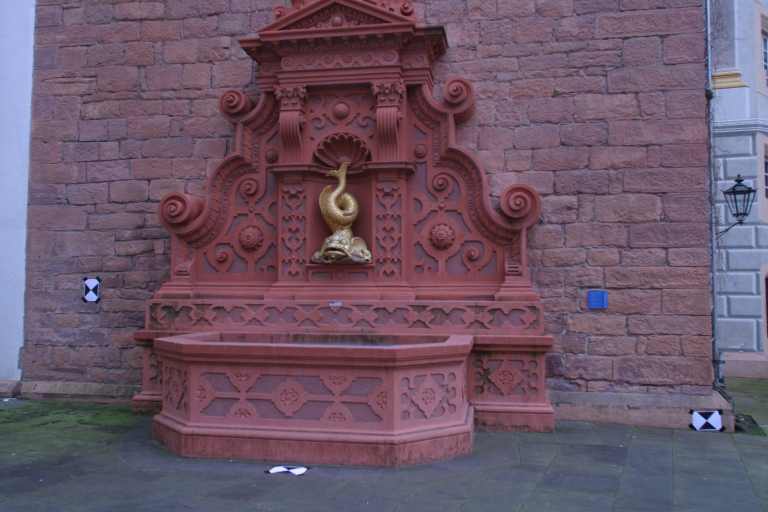
#> input picture exercise6/data/0001.jpg, 1536 x 1024 px (shown at 1/2 size)
$ python runner.py
#> lines starting #> are read from the running program, lines starting #| are printed output that depends on the picture
### tools/algo/eight_point.py
import numpy as np
import cv2
import math
from matplotlib import pyplot as plt
from numpy.core.numeric import full

class EightPoint:
    # [6 lines left out: function __init__, not called in this run]

    @staticmethod
    def fundamental_eight_point(p1, p2, compute_costs=False):
        """
        The 8-point algorithm for the estimation of the fundamental matrix, F, with a posteriori enforcement of the singularity constraint, det(F) = 0. Does not include data normalization.

        Reference: "Multiple View Geometry" (Hartley & Zisserman, 2000), Section 10.1, page 262.

        Input: Point correspondences
        p1(N,3): homogeneous coordinates of 2D points in image 1
        p2(N,3): homogeneous coordinates of 2D points in image 2

        Output:
        F(3,3): fundamental matrix
        """
        num_points = p1.shape[0]
        if p1.shape[1] != 3 or p2.shape[1] != 3:
            assert "Must provide 2D points!"
        if p1.shape[0] < 8 or p2.shape[0] < 8:
            assert "Must provide at least eight 2D points!"

        # Compute the measurement matrix A of the linear homogeneous system whose solution is the vector representing the fundamental matrix.
        Q = np.zeros((num_points, 9))
        for i in range(num_points):
            Q[i,:] = np.kron(p1[i,:], p2[i,:])

        # ''Solve'' the linear homogeneous system of equations, A*f = 0
        # The correspondences x1, x2 are exact <=> rank(A) = 8 -> there exists an exact solution
        # If measurements are noisy, then rank(A) = 9 -> there is no exact solution, seek a least-squares solution
        _, _, Vt = np.linalg.svd(Q, full_matrices=True)
        F = np.reshape(Vt[-1,:], (3,3), order='F')

        # Enforce det(F) = 0 by projecting F onto the set of 3x3 singular matrices
        U, S, Vt = np.linalg.svd(F)
        S[-1] = 0
        S = np.diag(S, k=0)
        F = np.matmul(U, np.matmul(S, Vt))

        cost_dist_epi_line = math.inf
        cost_algebraic = math.inf
        if compute_costs:
            cost_algebraic = np.linalg.norm(\
                np.sum(\
                    np.multiply(p2, np.matmul(p1, F.transpose())))) / math.sqrt(num_points)

            cost_dist_epi_line = EightPoint.dist_2_epipolar_line(F, p1, p2)

        return F, cost_dist_epi_line, cost_algebraic

    @staticmethod
    def dist_2_epipolar_line(F, p1, p2):
        """
        Compute the point-to-epipolar line distance on the image plane

        Input:
        F (3 x 3): Fundamental matrix
        p1 (NumPoints x 3): Homogeneous coordinates of the observed points in image 1
        p2 (NumPoints x 3): Homogeneous coordinates of the observed points in image 2

        Output:
        Cost: sum of squared distance from points to epipolar lines normalized by the number of point coordinates
        """

        num_points = p1.shape[0]

        homog_points = np.concatenate((p1, p2), axis=0).transpose()
        epi_lines = np.concatenate((\
            np.matmul(F.transpose(), p2.transpose()),\
            np.matmul(F, p1.transpose())\
            ), axis=1)

        denom = epi_lines[0,:]**2 + epi_lines[1,:]**2

        cost = math.sqrt(\
            np.sum(\
                (np.sum(\
                    np.multiply(epi_lines, homog_points), axis=0)**2) / denom) / num_points)

        return cost

    def estimate_essential_matrix(self, p1, p2):

        return

class Triangulation:
    def __init__(self):

        return

    @staticmethod
    def linear_triangulation(p1, p2, M1, M2):
        """
        LINEARTRIANGULATION Linear trianguation

        Input:
        p1(N,3) : homogeneous coordinates of points in image 1
        p2(N,3) : homogeneous coordinates of points in image 2
        M1(3,4) : projection matrix corresponding to first image
        M2(3,4) : projection matrix corresponding to second image

        Output:
        P(N,4) : homogeneous coordinates of 3-D points
        """

        num_points = p1.shape[0]
        P = np.zeros((num_points, 4))

        for j in range(num_points):
            # Build matrix of linear homogeneous systems of equations
            A1 = np.matmul(\
                Triangulation.cross_2_matrix(p1[j,:]),
                M1)

            A2 = np.matmul(\
                Triangulation.cross_2_matrix(p2[j,:]),
                M2)

            A = np.concatenate((A1, A2), axis=0)

            # Solve linear system of equations
            _, _, Vt = np.linalg.svd(A, full_matrices=True)
            P[j,:] = Vt[-1,:]

        P = np.divide(P, np.tile(P[:,3,np.newaxis], (1,4)))

        return P

    @staticmethod
    def cross_2_matrix(x):
        """
        CROSS_2_MATRIX: Computes antisymmetric matrix corresponding to a 3-component vector such that
        M*y = cross(x,y) for all 3-component vectors, y.

        Input:
        x(3,1) : vector

        Output:
        M(3,3) : antisymmetric matrix
        """

        M = np.array([\
            [0, -x[2], x[1]],\
            [x[2], 0, -x[0]],\
            [-x[1], x[0], 0]\
            ])

        return M

### tools/utils/image.py
from operator import matmul
from matplotlib import image
import numpy as np
import cv2 # OpenCV
import math
from matplotlib import pyplot as plt
import os

from ..utils.process_text_file import ProcessTextFile

class Image:
    def __init__(self):
        self.gs = []

    def load_image(self, image_fname, display=False):
        color_image = cv2.imread(image_fname)
        self.gs = cv2.cvtColor(color_image, cv2.COLOR_BGR2GRAY)

        if display:
            Image.imshow(self.gs)

        return

    # [41 lines left out: functions imresize, display_image, imagesc, normalize, imshow, meshgrid, not called in this run]

### exercise6/runner.py
# Runner script for exercise 6 (Multiple-view Geometry 2, Lecture 8)

from matplotlib import pyplot as plt
import pathlib
import numpy as np
import sys

sys.path.append(".")

np.random.seed(42)

from tools.utils.image import Image
from tools.utils.process_text_file import ProcessTextFile
from tools.algo.eight_point import EightPoint, Triangulation

def run_test_triangulation():

    N = 10 # Number of 3D points
    P = np.random.rand(N,4) # Homogeneous coordinates of 3D points

    # Test linear triangulation
    P[:,2] = P[:,2] * 5 + 10
    P[:,-1] = 1

    M1 = np.array([\
        [500., 0., 320., 0.],\
        [0., 500., 240., 0.],\
        [0., 0., 1., 0.]\
        ])

    M2 = np.array([\
        [500., 0., 320., -100.],\
        [0., 500., 240., 0.],\
        [0., 0., 1., 0.]\
        ])

    p1 = np.transpose(np.matmul(M1, P.transpose())) # Image (projected) points
    p2 = np.transpose(np.matmul(M2, P.transpose()))

    P_est = Triangulation.linear_triangulation(p1, p2, M1, M2)

    print('P_est - P = \n{}'.format(P_est - P))

    return

def run_test_8point():

    N = 40 # Number of 3D points
    X = np.random.rand(N,4) # Homogeneous coordinates of 3D points

    # Simulated scene with error-free correspondences
    X[2, :] = X[2, :] * 5 + 10
    X[3, :] = 1

    P1 = np.array([\
        [500., 0., 320., 0.],\
        [0., 500., 240., 0.],\
        [0., 0., 1., 0.]\
        ])

    P2 = np.array([\
        [500., 0., 320., -100.],\
        [0., 500., 240., 0.],\
        [0., 0., 1., 0.]\
        ])

    x1 = np.matmul(X, P1.transpose()) # Image (i.e., projected points)
    x2 = np.matmul(X, P2.transpose())

    sigma = 1e-1
    noisy_x1 = x1 + sigma * np.random.rand(x1.shape[0], x1.shape[1])
    noisy_x2 = x2 + sigma * np.random.rand(x2.shape[0], x2.shape[1])

    ## Fundamental matrix estimation via the 8-point algorithm

    # Estimate fundamental matrix
    # Call the 8-points algorithm on inputs x1, x2
    # Also check the epipolar constraint x2[i].transpose() * F * x1[i] = 0 for all points i.
    F, cost_dist_epi_line, cost_algebraic = EightPoint.fundamental_eight_point(x1, x2, compute_costs=True)

    print("Noise-free correspondences\n")
    print("Algebraic error: {}\n".format(cost_algebraic))
    print("Geometric error: {} px\n".format(cost_dist_epi_line))

    F, cost_dist_epi_line, cost_algebraic = EightPoint.fundamental_eight_point(noisy_x1, noisy_x2, compute_costs=True)

    print("Noise-free correspondences (sigma={}) with fundamentalEightPoint\n".format(sigma))
    print("Algebraic error: {}\n".format(cost_algebraic))
    print("Geometric error: {} px\n".format(cost_dist_epi_line))

    return

def run_sfm():

    imgs_path = str(pathlib.Path(__file__).parent.absolute()) + "/data"

    img = Image()
    img.load_image(imgs_path + '/0001.jpg')
#> in load_image, color_image is the input picture: shape (1024, 1536, 3); mean B, G, R 103.1, 85.8, 107.1
#> in load_image, `self.gs = cv2.cvtColor(color_image, cv2.COLOR_BGR2GRAY)`:
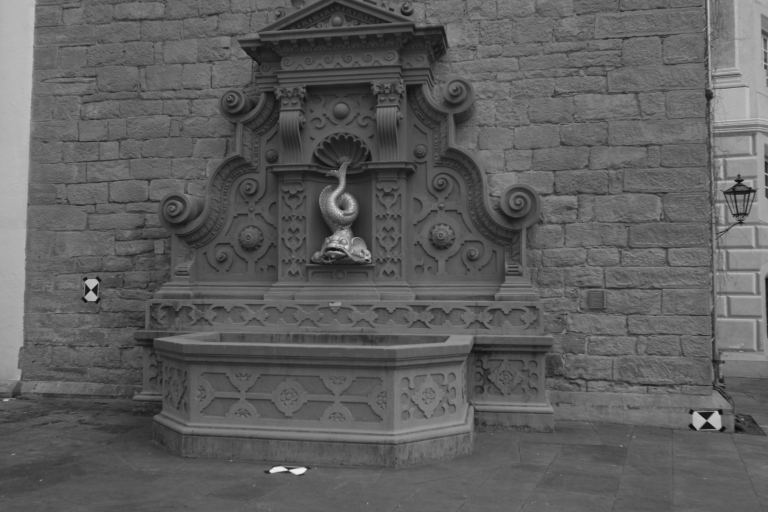
#> self.gs: shape (1024, 1536) (shown at 1/2 size); min 7, max 243, mean 94.2
#> (the run stopped early here; a loop or call above may not have finished)
